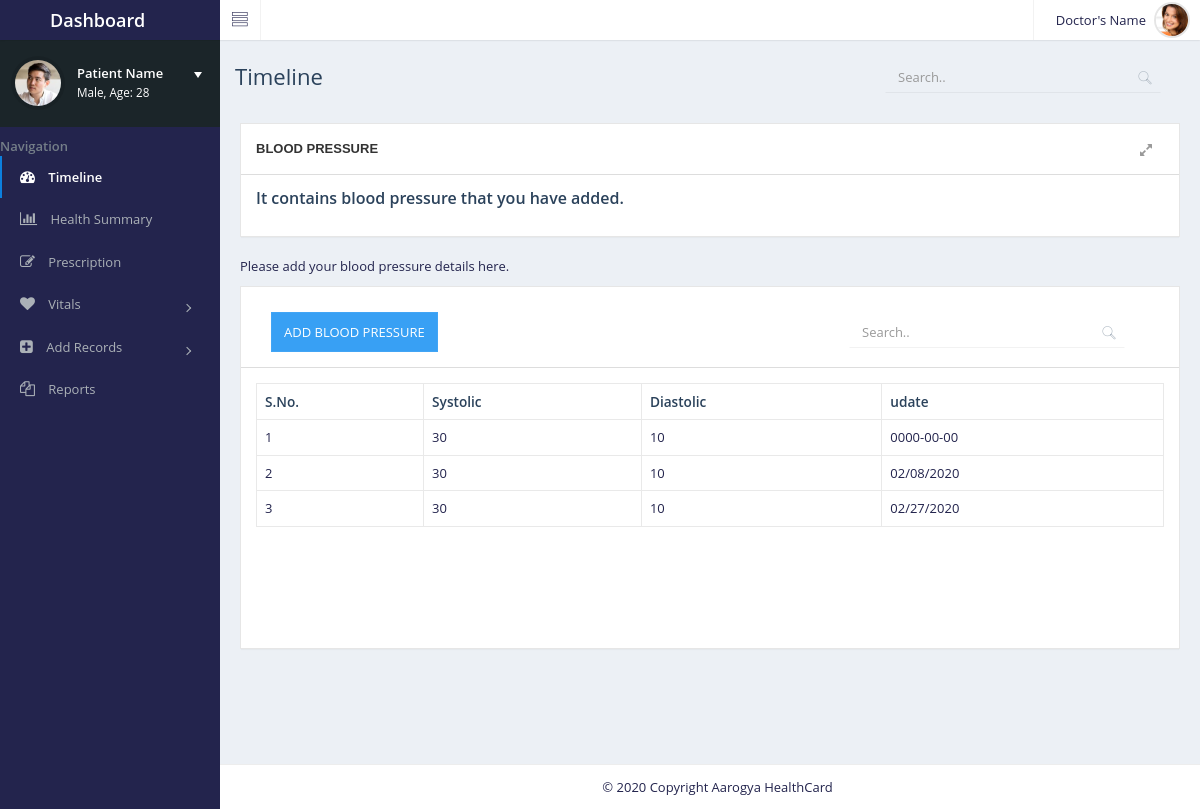
Screenshot of /bloodpressure.php with the database file from the repository.
### tables this page shows
CREATE TABLE `u_bloodpressure` (
  `bp_id` int(15) NOT NULL,
  `u_id` varchar(15) NOT NULL,
  `systolic` varchar(10) DEFAULT NULL,
  `diastolic` varchar(10) DEFAULT NULL,
  `udate` text,
  `notes` text
);

### bloodpressure.php (the view, shortened to what this page needs)
<?php include "C:/xampp/htdocs/New folder/aarogyahealth-master/dashboard/dbconnect.php"?>
<?php
    $disp=$mysqli->query("SELECT * from u_bloodpressure");
?>
<!DOCTYPE html>
<html lang="en">
<head>
    <link href="assets/plugins/bootstrap/css/bootstrap.min.css" rel="stylesheet">
    <link href="assets/css/essentials.css" rel="stylesheet" type="text/css" />
    <link href="assets/css/layout.css" rel="stylesheet" type="text/css" />
    <link href="assets/css/jais.css" rel="stylesheet">
    <link href="assets/css/demo/jais-demo-icons.css" rel="stylesheet">
    <link href = "https://code.jquery.com/ui/1.10.4/themes/ui-lightness/jquery-ui.css" rel = "stylesheet">
</head>
<body>
    <div id="container" class="effect aside-float aside-bright mainnav-lg">
        <header id="navbar">
            <div id="navbar-container" class="boxed">
                <div class="navbar-header">
                    <a href="index.html" class="navbar-brand">
                        <div class="brand-title">
                            <span class="brand-text">Dashboard</span>
                        </div>
                    </a>
                </div>
                <div class="navbar-content clearfix">
                    <ul class="nav navbar-top-links pull-left">
                        <li class="tgl-menu-btn">
                            <a class="mainnav-toggle" href="#">
                                <i class="demo-pli-view-list"></i>
                            </a>
                        </li>
                    </ul>
                    <ul class="nav navbar-top-links pull-right">
                        <li id="dropdown-user" class="dropdown">
                            <a href="#" data-toggle="dropdown" class="dropdown-toggle text-right">
                                <span class="pull-right">
                                    <img class="img-circle img-user media-object" src="assets/images/9.png" alt="Profile Picture">
                                </span>
                                <div class="username hidden-xs">Doctor's Name</div>
                            </a>
                        </li>
                    </ul>
                </div>
            </div>
        </header>
        <div class="boxed">
            <div id="content-container">
                <div id="page-title">
                    <h1 class="page-header text-overflow">Timeline</h1>
                    <div class="searchbox">
                        <div class="input-group custom-search-form">
                            <input type="text" class="form-control" placeholder="Search..">
                            <span class="input-group-btn">
                                <button class="text-muted" type="button"><i class="demo-pli-magnifi-glass"></i></button>
                            </span>
                        </div>
                    </div>
                </div>
                <div id="content" class="dashboard padding-20">
                    <div id="panel-1" class="panel panel-default">
                        <div class="panel-heading">
                            <span class="title elipsis">
                                <strong style="text-transform: uppercase;font-weight: bold;">Blood Pressure</strong>
                            </span>
                            <ul class="options pull-right list-inline">
                                <li><a href="#" class="opt panel_fullscreen hidden-xs" data-toggle="tooltip" title="Fullscreen" data-placement="bottom"><i class="fa fa-expand"></i></a></li>
                            </ul>
                        </div>
                        <div class="panel-body">
                            <h4>It contains blood pressure that you have added.</h4>
                        </div>
                    </div>
                <p>Please add your blood pressure details here.</p>
                    <div id="panel-1" class="panel panel-default" >
                        <div class="panel-heading">
                               <div id="page-title">
                                 <button type="button" class="btn btn-primary" data-toggle="modal" data-target="#myModal">ADD BLOOD PRESSURE</button>
                    <br>
                    <div class="searchbox">
                        <div class="input-group custom-search-form">
                            <input type="text" class="form-control" placeholder="Search..">
                            <span class="input-group-btn">
                                <button class="text-muted" type="button"><i class="demo-pli-magnifi-glass"></i></button>
                            </span>
                        </div>
                    </div>
                </div>
                        </div>
                        <div class="panel-body">
                            <div id="flot-sales" class="fullwidth height-250">
                            <div class="table-responsive">
                                 <?php
                               echo "<table class='table table-bordered table-hover'>
                                        <tr>
                                            <th>S.No.</th>
                                            <th>Systolic</th>
                                            <th>Diastolic</th>
                                            <th>udate</th>
                                        </tr>";
                                        while($row=mysqli_fetch_array($disp))
                                        {
                                            echo "<tr>";
                                            echo "<td>".$row['bp_id']."</td>";
                                            echo "<td>".$row['systolic']."</td>";
                                            echo "<td>".$row['diastolic']."</td>";
                                            echo "<td>".$row['udate']."</td>";
                                            echo "</tr>";
                                        }
                                        echo "</table>";
                                        ?>
                                </div>
                            </div>
                        </div>
                    </div>
                </div>
            </div>
            <nav id="mainnav-container">
                <div id="mainnav">
                    <div id="mainnav-menu-wrap">
                        <div class="nano">
                            <div class="nano-content">
                                <div id="mainnav-profile" class="mainnav-profile">
                                    <div class="profile-wrap">
                                        <div class="pad-btm">
                                        <a href="#profile-nav" class="box-block" data-toggle="collapse" aria-expanded="false">
                                            <span class="pull-right dropdown-toggle">
                                                <i class="dropdown-caret"></i>
                                            </span>
                                            <p class="mnp-name">Patient Name</p>
                                            <span class="mnp-desc">Male, Age: 28</span>
                                        </a>
                                            <img class="img-circle img-sm img-border" src="assets/images/2.png" alt="Profile Picture">
                                        </div>
                                    </div>
                                </div>
                           <ul id="mainnav-menu" class="list-group">
                                    <li class="list-header">Navigation</li>
                                    <li class="active-link">
                                        <a href="index.php">
                                            <i class="fa fa-tachometer"></i>
                                            <span class="menu-title">
                                                <strong>Timeline</strong>
                                            </span>
                                        </a>
                                    </li>
                                    <li>
                                        <a href="#">
                                            <i class="fa fa-bar-chart"></i>
                                            <span class="menu-title">Health Summary</span>
                                        </a>
                                    </li>
                                        <li>
                                        <a href="prescription.php">
                                            <i class="fa fa-pencil-square-o"></i>
                                            <span class="menu-title">Prescription</span>
                                        </a>
                                    </li>
                                     <li>
                                        <a href="#">
                                            <i class="fa fa-heart"></i>
                                            <span class="menu-title">Vitals</span>
                                            <i class="arrow"></i>
                                        </a>
                                    </li>
                                    <li>
                                        <a href="#">
                                            <i class="fa fa-plus-square"></i>
                                            <span class="menu-title">Add Records</span>
                                            <i class="arrow"></i>
                                        </a>
                                    </li>
                                    <li>
                                        <a href="#">
                                            <i class="fa fa-files-o"></i>
                                            <span class="menu-title">Reports</span>
                                        </a>
                                    </li>
                                        </ul>
                                    </div>
                                </div>
                    </div>
                </div>
            </nav>
        </div>
        <footer id="footer">
            <p class="pad-lft">&#0169; 2020 Copyright Aarogya HealthCard</p>
        </footer>
        <button class="scroll-top btn">
        </button>
    </div>
</body>
</html>

### assets/css/layout.css (style rules this page uses)
html, body { background:#f1f2f7; }
body { color:#3e3f77; height:100%; direction: ltr; overflow-x:hidden; font-size:14px; font-family:'Open Sans', Arial, sans-serif; }
body { height:100%; }
.dashboard .panel { border:#e6e6e6 1px solid; -webkit-box-shadow: 0 2px 1px -1px rgba(0, 0, 0, 0.03); -moz-box-shadow: 0 2px 1px -1px rgba(0, 0, 0, 0.03); box-shadow: 0 2px 1px -1px rgba(0, 0, 0, 0.03); }

### rows the page displays
u_bloodpressure: bp_id "1", systolic "30", diastolic "10", udate "0000-00-00"
u_bloodpressure: bp_id "2", systolic "30", diastolic "10", udate "02/08/2020"
u_bloodpressure: bp_id "3", systolic "30", diastolic "10", udate "02/27/2020"
